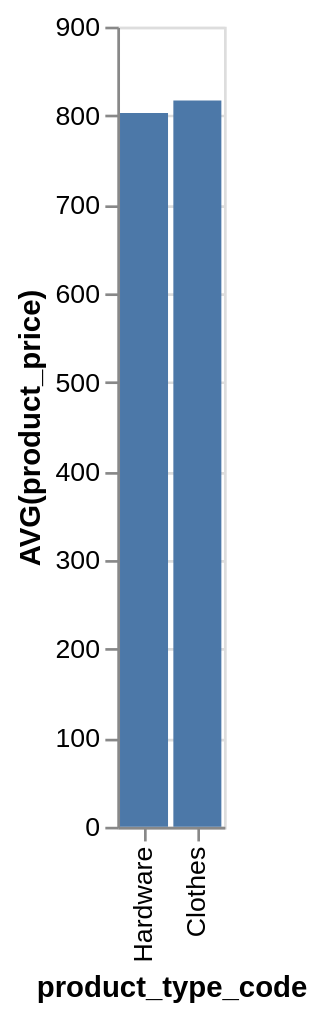

Describe this chart as a Vega-Lite specification.
### Vega-Lite specification from a JSON file in a GitHub repository (floating-point values rounded to 4 significant figures)
{"data": {"values": [{"x_data": "Hardware", "y_data": 803}, {"x_data": "Clothes", "y_data": 817}]}, "mark": "bar", "encoding": {"x": {"field": "x_data", "type": "nominal", "title": "product_type_code", "sort": {"op": "sum", "field": "y_data", "order": "ascending"}}, "y": {"field": "y_data", "type": "quantitative", "title": "AVG(product_price)"}}}
